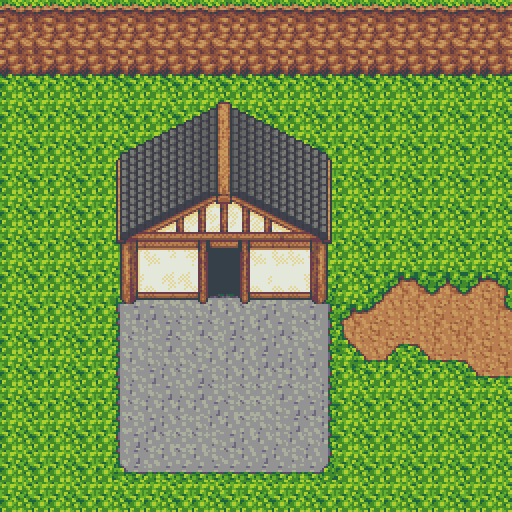

The image is a tile-based game level rendered from a .tmx file. Its description and source (layers, tilesets, objects; grid data summarised) follow:
An orthogonal 32x32 tile map with 16x16 px tiles, 3 tile layers (Ground, Cave, Casa), 4 tilesets.

<map version="1.0" tiledversion="1.0.3" orientation="orthogonal" renderorder="right-down" width="32" height="32" tilewidth="16" tileheight="16" nextobjectid="1">
 <tileset firstgid="1" source="Sets/Set1.tsx" />
 <tileset firstgid="769" source="Sets/Set2.tsx" />
 <tileset firstgid="1281" source="Sets/casa.tsx" />
 <tileset firstgid="2305" source="Sets/Telhado.tsx" />
 <layer name="Ground" width="32" height="32">
  <data>[1024 cells, 1024 non-empty, 28 distinct tile ids]</data>
 </layer>
 <layer name="Cave" width="32" height="32">
  <data>[1024 cells, 222 non-empty, 28 distinct tile ids]</data>
 </layer>
 <layer name="Casa" width="32" height="32">
  <data>[1024 cells, 182 non-empty, 170 distinct tile ids]</data>
 </layer>
</map>
